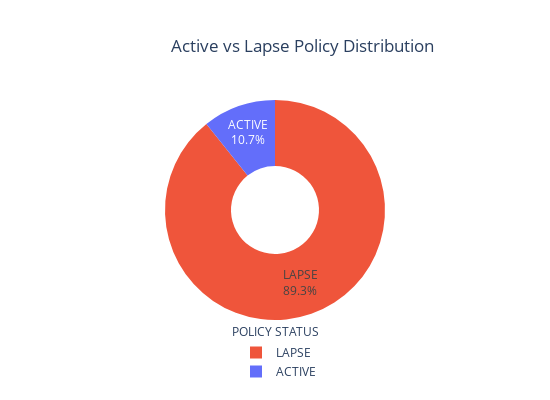

Notebook cell for this chart:
### Code cell
type_ = ["LAPSE", "ACTIVE"]
fig = make_subplots(rows=1, cols=1)

# Define custom colors
custom_colors = ['#EF553B', '#636EFA']  # You can change these colors as needed

# Create the figure and pie chart
fig = go.Figure()

# Add a Pie trace with data labels and custom colors
fig.add_trace(go.Pie(
    labels=type_,
    values=df1['POLICY_STATUS'].value_counts(),
    name="POLICY_STATUS",
    textinfo='label+percent',
    marker=dict(colors=custom_colors),
))

# Use `hole` to create a donut-like pie chart
fig.update_traces(hole=0.4, textfont_size=12)

fig.update_layout(
    title_text="Active vs Lapse Policy Distribution",
    title_x=0.55,
    title_y=0.90,
    annotations=[dict(text='POLICY STATUS', x=0.5, y=-0.1, font_size=12, showarrow=False)],
    
    # Move the legend to the bottom
    legend=dict(x=0.4, y=-0.3),

    # Reduce chart size by setting height and width
    height=400,
    width=550,
)

fig.show()

### Figure 1 — Plotly figure (JSON) as saved in the notebook; plotly's stock layout.template omitted (floating-point values rounded to 4 significant figures)
{"data": [{"hole": 0.4, "labels": ["LAPSE", "ACTIVE"], "marker": {"colors": ["#EF553B", "#636EFA"]}, "name": "POLICY_STATUS", "textfont": {"size": 12}, "textinfo": "label+percent", "type": "pie", "values": [156950, 18841]}], "layout": {"annotations": [{"font": {"size": 12}, "showarrow": false, "text": "POLICY STATUS", "x": 0.5, "y": -0.1}], "height": 400, "legend": {"x": 0.4, "y": -0.3}, "title": {"text": "Active vs Lapse Policy Distribution", "x": 0.55, "y": 0.9}, "width": 550}}
